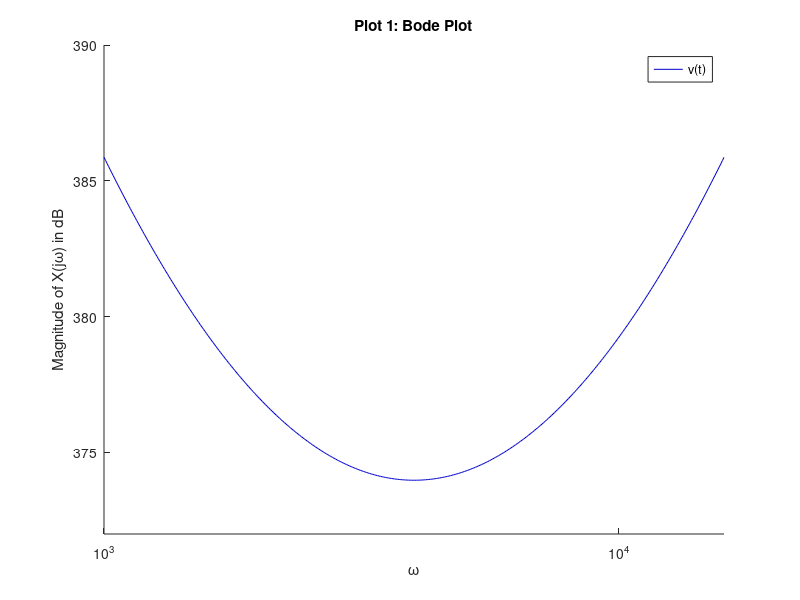

Write the MATLAB code that produced this figure.
% Gregory Pavlunenko
% C25220578
% MATLAB 5
clear;clc;close all;

a = 3;
b = 4.204;
n = 400;
w = logspace(a,b,n);

K = -20;
A = -4;
B = 3;
C = 2;
D = 3;

h = (K*(w).^A).*((1000+w).^B).*((4000+w).^C).*((16000+w).^D);

fprintf("the value of K is %0.0f\n",K);
fprintf("the value of A is %0.0f\n",A);
fprintf("the value of B is %0.0f\n",B);
fprintf("the value of C is %0.0f\n",C);
fprintf("the value of D is %0.0f\n",D);

hmag = 20*log10(abs(h));
hphase = unwrap(angle(h));

figure();
hold on;

p1 = semilogx(w,hmag,'LineStyle','-','color',[0,0,0.8]);

hold off;
axis([10^(a),10^b,372,390]);
title('Plot 1: Bode Plot');
xlabel('\omega');
ylabel('Magnitude of X(j\omega) in dB');
legend(p1,'v(t)','Location','northeast');

min1 = 0.2;
min2 = -0.2;
max1 = 20;
max2 = -20;

lower1 = (K*(max2).^A).*((1000+max2).^B).*((4000+max2).^C).*((16000+max2).^D);
lower2 = (K*(min2).^A).*((1000+min2).^B).*((4000+min2).^C).*((16000+min2).^D);

upper1 = (K*(min1).^A).*((1000+min1).^B).*((4000+min1).^C).*((16000+min1).^D);
upper2 = (K*(max1).^A).*((1000+max1).^B).*((4000+max1).^C).*((16000+max1).^D);

Rolloff1 = lower2/lower1;
Rolloff2 = upper2/upper1;

lower = 0.01;
upper = 100;

fprintf("upper roll-off ratio %0.2f\n",upper);
fprintf("lower roll-off ratio %0.2f\n",lower);